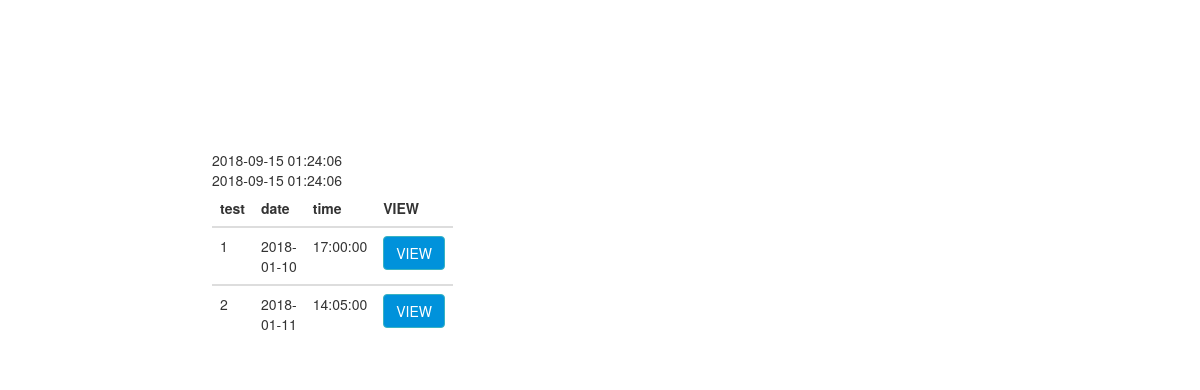
Screenshot of /index1.php with the database file from the repository.
### tables this page shows
CREATE TABLE `comparing` (
  `test` int(11) NOT NULL,
  `date` date NOT NULL,
  `timing` time NOT NULL,
  `endtiming` time NOT NULL
);

### index1.php (the view, shortened to what this page needs)
<!DOCTYPE html>
<html>
	<head>
		<link href="css/bootstrap.min.css" rel="stylesheet" media="screen">
		<link href="css/style.css" rel="stylesheet" media="screen">
	</head>
	<body>
		<div class="container">
			<div class="row">
				<div class="col-xs-10 col-sm-7 col-lg-7">
					<div class="intro">
						<div class="col-sm-2"></div>
	<div class="col-sm-4">
 <table class="table">
    <thead>
      <tr>
        <th>test</th>
        <th>date</th>
        <th>time</th>
		  <th> VIEW</th>
      </tr>
    </thead>
    <tbody>
		<?php
		$res = mysql_query("select * from comparing") or die(mysql_error());
	$i=1;
                while($result=mysql_fetch_array($res)){?>
					<tr>
		<td><?php echo $result['test'];?></td>
        <td><?php echo $result['date'];?></td>
        <td><?php echo $result['timing'];?></td>
			<?php
		$duration= $result['date'];
	 $duration1=$result['timing'];
	$duration2=$result['endtiming'];
		$start_time = date("Y-m-d H:i:s");
	    $combinedDT = date('Y-m-d H:i:s', strtotime("$duration $duration1"));
		$combinedDT2 = date('Y-m-d H:i:s', strtotime("$duration $duration2"));
						?>
					 <?php if($combinedDT<=$start_time && $start_time<=$combinedDT2 ){?>
		<td>  <a href="index.php?id= <?=$result['test'] ?>"class="btn btn-info">VIEW </a>  </td>
		<?php }else{?>
			<td>  <a href="new2.php "class="btn btn-info">VIEW </a>  </td>
						<?php }?>
    </tbody>
	<?php $i++;	}?>
  </table>
		</div>
	<div class="col-sm-2"></div>
					</div>
				</div>
			</div>
		</div>
	</body>
</html>

### css/style.css (style rules this page uses)
a { text-decoration: none;color: #fff; }
.intro { margin:150px 0px 150px 70px; }

### rows the page displays
comparing: test "1", date "2018-01-10", timing "17:00:00", endtiming "VIEW"
comparing: test "2", date "2018-01-11", timing "14:05:00", endtiming "VIEW"
